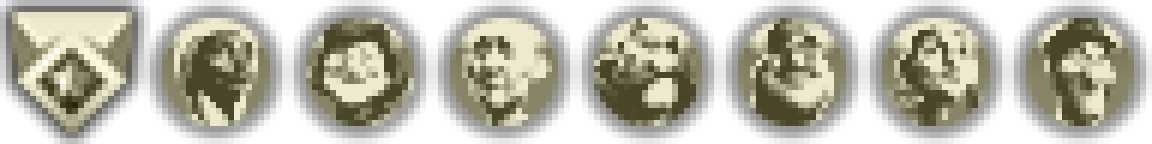
#> input picture assets/REF_official_promotions24_x6.png, 1152 x 144 px
$ python verify_badge.py ../assets/REF_official_promotions24_x6.png ../assets/TEMPLATE_bronze_1024.png
#> lines starting #> are read from the running program, lines starting #| are printed output that depends on the picture; after the words box and inside, x2 and y2 are one past the last pixel; in counts of white or black regions, pixels touching at a corner belong together
#> in main, gen is the input picture: PIL image 1152x144 RGBA; mean R, G, B, A 72.5, 70.6, 57.6, 138
#!/usr/bin/env python3
# -*- coding: utf-8 -*-
"""
verify_badge.py - 总督 24px 徽章几何/配色验证

用法:
  python verify_badge.py 生成.png                  # 只做几何自洽校验
  python verify_badge.py 生成.png 官方格.png        # 与官方对照，输出 IoU 与配色误差

判定标准（来自 reference/governor-art/specs.md 实测）：
  * 轮廓：y=3..20 共 18 行；最宽 18px(x3..x20)；左右居中；上下对称。
  * 与官方对照：轮廓 IoU >= 0.95；逐行跨度应零差异；逐行均色误差尽量小。
退出码: 0 = 通过, 1 = 不通过。
"""
import sys
from pathlib import Path

try:
    from PIL import Image
    import numpy as np
except ImportError:
    sys.exit("需要 Pillow 与 numpy: pip install pillow numpy")

# 原版 24px 徽章逐行跨度（alpha>140 实测）
OFFICIAL_SPANS = {
    3: (8, 15), 4: (7, 16), 5: (6, 17), 6: (5, 18), 7: (4, 19),
    8: (3, 20), 9: (3, 20), 10: (3, 20), 11: (3, 20), 12: (3, 20),
    13: (3, 20), 14: (3, 20), 15: (3, 20),
    16: (4, 19), 17: (5, 18), 18: (6, 17), 19: (7, 16), 20: (8, 15),
}


def spans(img, thr=140):
#> called with thr = 140
    a = np.asarray(img.convert("RGBA"))
    out = {}
    for y in range(a.shape[0]):
        xs = np.where(a[y, :, 3] > thr)[0]
        out[y] = (int(xs[0]), int(xs[-1])) if len(xs) else None
#> after the loop, out = 144 items
    return out


def iou(a, b, thr=128):
    A = np.asarray(a.convert("RGBA"))[..., 3] > thr
    B = np.asarray(b.convert("RGBA"))[..., 3] > thr
    return (A & B).sum() / max(1, (A | B).sum())


def row_means(img):
    a = np.asarray(img.convert("RGBA")).astype(float)
    al = a[..., 3] / 255.0
    out = {}
    for y in range(a.shape[0]):
        m = al[y] > 0.9
        out[y] = a[y][m][:, :3].mean(0) if m.sum() else None
    return out


def geometry_check(img):
    print("== 几何自洽 ==")
    sp = spans(img)
#> sp = 144 items
    ok = True
    n = sum(1 for v in sp.values() if v)
#> n = 126
    print("  有效行数 = %d (期望 18)" % n)
#|   有效行数 = 126 (期望 18)
    if n != 18:
        ok = False
    for y, exp in OFFICIAL_SPANS.items():
        got = sp.get(y)
        if got != exp:
            print("  y=%2d 跨度 %s != 期望 %s  <-- 不符" % (y, got, exp))
            ok = False
#> this loop made 18 passes
#> got on passes 4 to 15: (18, 125), (18, 125), (18, 125), (18, 125), (18, 125), (18, 125), (12, 131), (12, 131), (12, 131), (12, 131), (12, 131), (12, 131)
#|   y= 3 跨度 None != 期望 (8, 15)  <-- 不符
#|   y= 4 跨度 None != 期望 (7, 16)  <-- 不符
#|   y= 5 跨度 None != 期望 (6, 17)  <-- 不符
#|   y= 6 跨度 (18, 125) != 期望 (5, 18)  <-- 不符
#|   y= 7 跨度 (18, 125) != 期望 (4, 19)  <-- 不符
#|   y= 8 跨度 (18, 125) != 期望 (3, 20)  <-- 不符
#|   y= 9 跨度 (18, 125) != 期望 (3, 20)  <-- 不符
#|   y=10 跨度 (18, 125) != 期望 (3, 20)  <-- 不符
#> (further printed lines are left out)
    if ok:
        print("  y=3..20 逐行跨度全部与原版一致 (1:1)")
    return ok


def main():
    if len(sys.argv) < 2:
        sys.exit(__doc__)
    gen = Image.open(sys.argv[1]).convert("RGBA")
    ok = geometry_check(gen)
#> ok = False

    if len(sys.argv) >= 3:
        off = Image.open(sys.argv[2]).convert("RGBA")
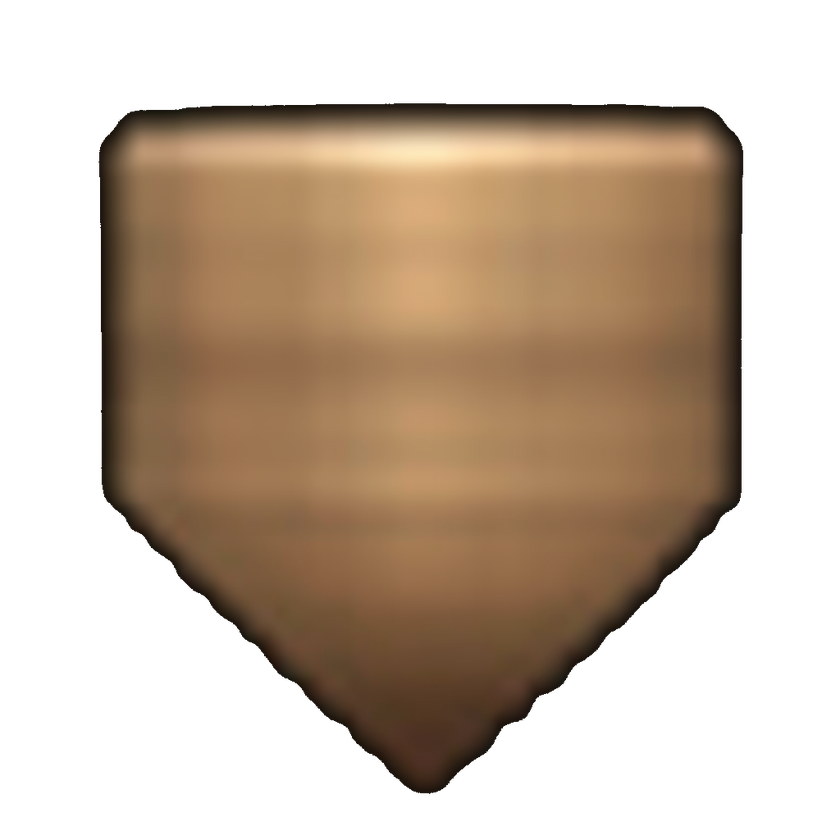
#> input picture assets/TEMPLATE_bronze_1024.png, 840 x 840 px, shrunk from 1024 x 1024 before the run
#> off is the input picture: PIL image 840x840 RGBA; mean R, G, B, A 72.2, 55.3, 38.8, 126.8
        # 允许直接传整张 8x1 图集：用 --cell N 选格（默认第 1 格，即 Generic 位）
        cell = 1
        if "--cell" in sys.argv:
            cell = int(sys.argv[sys.argv.index("--cell") + 1])
        if off.width > gen.width and off.width % gen.width == 0:
            n = off.width // gen.width
            if not (0 <= cell < n):
                sys.exit("--cell 超出范围 0..%d" % (n - 1))
            print("提示: 官方图 %dx%d 判为 %d 格图集，取第 %d 格对照"
                  % (off.width, off.height, n, cell))
            off = off.crop((cell * gen.width, 0, (cell + 1) * gen.width, gen.height))
        print("\n== 与官方对照 ==")
        v = iou(gen, off)
#> in iou, `A = np.asarray(a.convert("RGBA"))[..., 3] > thr`:
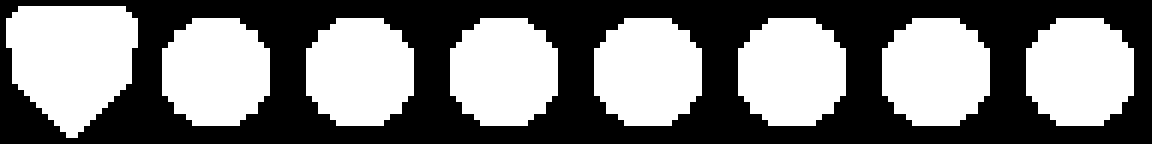
#> A: shape (144, 1152) bool; 48.5% white; 8 white regions, largest, box (x1, y1, x2, y2) and area: (6, 6, 138, 138) 12888, (162, 18, 270, 126) 9648, (306, 18, 414, 126) 9648
#> in iou, `B = np.asarray(b.convert("RGBA"))[..., 3] > thr`:
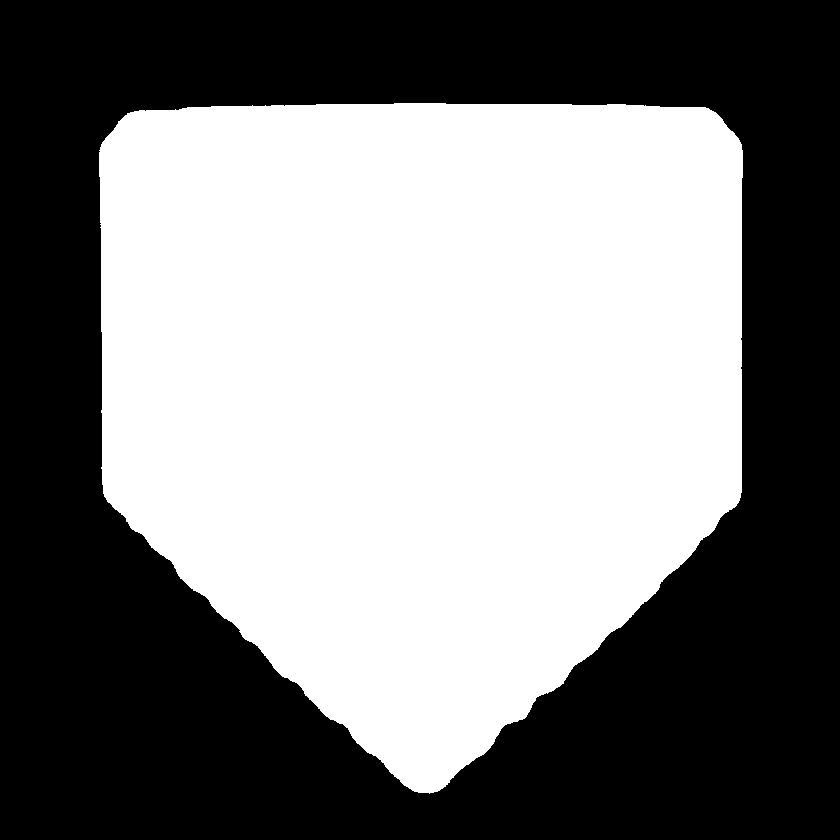
#> B: shape (840, 840) bool; 49.7% white; 1 white region, box (x1, y1, x2, y2) and area: (99, 103, 743, 794) 350892
        print("  轮廓 IoU = %.4f  (判定阈值 0.95)" % v)
        if v < 0.95:
            ok = False
        sp_o, sp_m = spans(off), spans(gen)
        diff = [y for y in sorted(set(sp_o) | set(sp_m)) if sp_o.get(y) != sp_m.get(y)]
        print("  跨度不一致行 = %s" % (diff if diff else "无(1:1)"))
        mo, mm = row_means(off), row_means(gen)
        errs = []
        for y in sorted(OFFICIAL_SPANS):
            if mo.get(y) is not None and mm.get(y) is not None:
                errs.append(float(np.abs(mo[y] - mm[y]).mean()))
        if errs:
            print("  逐行均色平均误差 = %.2f (0=完全一致)" % float(np.mean(errs)))
        for name, im in (("官方", off), ("生成", gen)):
            a = np.asarray(im).astype(float)
            al = a[..., 3]
            px = a[al > 200][:, :3]
            if len(px) == 0:
                continue
            l = 0.299 * px[:, 0] + 0.587 * px[:, 1] + 0.114 * px[:, 2]
            print("  %s med=%s 高光P90=%s 暗部P10=%s" % (
                name, tuple(np.median(px, 0).round(0).astype(int)),
                tuple(np.median(px[l >= np.percentile(l, 90)], 0).round(0).astype(int)),
                tuple(np.median(px[l <= np.percentile(l, 10)], 0).round(0).astype(int))))

    print("\n结果: %s" % ("通过 PASS" if ok else "不通过 FAIL"))
    sys.exit(0 if ok else 1)


if __name__ == "__main__":
#> (the run stopped early here; a loop or call above may not have finished)
